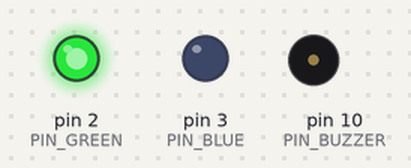
This sketch was run on a simulated Arduino Uno, built with avr-gcc and run on an emulated ATmega328P. Shown: output pins drawn as LEDs (lit = HIGH), buzzer (waves = sounding, pin HIGH). Pins used as bus, display or sensor lines are not drawn; what the sketch prints to the serial monitor is not drawn.

Above: at 3.8 s.
At 5.92 s:
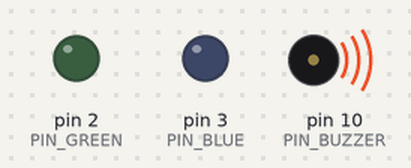
At 7.8 s:
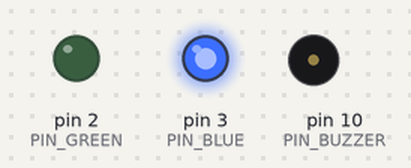
At 9.0 s:
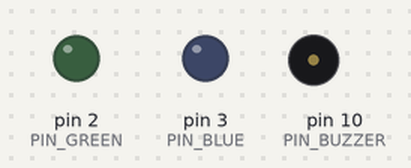
Timing chart, 0 to 11.9 s (numbered marks = the images above):
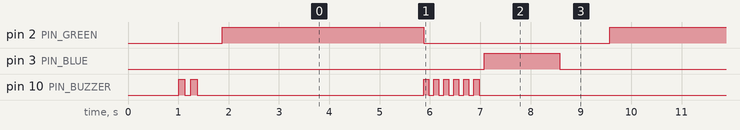

The sketch:

step3_alert_test.ino
```cpp
/*
 * ==============================================================================
 * CrowdPulse - STEP 3: RGB Alert LED & 2N2222 Buzzer Test
 * Target Board: ESP32-S3 WROOM (N16R8)
 *
 * Pin Assignments:
 *   - RGB LED Red      --> 220 Ohm Resistor --> ESP32 GPIO 1
 *   - RGB LED Green    --> 220 Ohm Resistor --> ESP32 GPIO 2
 *   - RGB LED Blue     --> 220 Ohm Resistor --> ESP32 GPIO 3
 *   - RGB LED Long Leg --> ESP32 GND
 *   - Buzzer Control   --> 1k Ohm Resistor  --> 2N2222 Base --> ESP32 GPIO 10
 * ==============================================================================
 */

#include <Arduino.h>

#define PIN_RED    1   // GPIO 1: Red channel
#define PIN_GREEN  2   // GPIO 2: Green channel
#define PIN_BLUE   3   // GPIO 3: Blue channel
#define PIN_BUZZER 10  // GPIO 10: 2N2222 Buzzer driver

const bool COMMON_ANODE = false; // false = Common Cathode (GND on long pin)

void setColor(bool r, bool g, bool b) {
  digitalWrite(PIN_RED,   COMMON_ANODE ? !r : r);
  digitalWrite(PIN_GREEN, COMMON_ANODE ? !g : g);
  digitalWrite(PIN_BLUE,  COMMON_ANODE ? !b : b);
}

void beep(int ms) {
  digitalWrite(PIN_BUZZER, HIGH);
  delay(ms);
  digitalWrite(PIN_BUZZER, LOW);
}

void setup() {
  Serial.begin(115200);
  delay(1000);

  pinMode(PIN_RED, OUTPUT);
  pinMode(PIN_GREEN, OUTPUT);
  pinMode(PIN_BLUE, OUTPUT);
  pinMode(PIN_BUZZER, OUTPUT);

  setColor(false, false, false);
  digitalWrite(PIN_BUZZER, LOW);

  Serial.println("\n=======================================================");
  Serial.println("  CrowdPulse - STEP 3: Alert Actuator Test");
  Serial.println("=======================================================");

  // 1. Immediate Startup Buzzer Test (Two short chirps)
  Serial.println("🔊 Testing Buzzer: Chirp 1...");
  beep(120);
  delay(120);
  Serial.println("🔊 Testing Buzzer: Chirp 2...");
  beep(120);
  delay(500);

  Serial.println("✅ Startup Chirps Complete! Starting Alert Cycles...\n");
}

void loop() {
  // 1. SAFE / NORMAL -> GREEN
  Serial.println("🟢 GREEN : Crowd Flow Normal (Safe, Calm)");
  setColor(false, true, false);
  delay(2000);

  // 2. CAUTION / ELEVATED -> YELLOW (Red + Green)
  Serial.println("🟡 YELLOW: Crowd Density Elevated (Caution)");
  setColor(true, true, false);
  delay(2000);

  // 3. CRITICAL SURGE / STAMPEDE HAZARD -> RED (Fast Strobe + Rapid Beeps)
  Serial.println("🚨 RED   : CRITICAL SURGE ALARM! (Rapid Strobe + Beeps)");
  for (int i = 0; i < 6; i++) {
    setColor(true, false, false);
    digitalWrite(PIN_BUZZER, HIGH);
    delay(100);
    setColor(false, false, false);
    digitalWrite(PIN_BUZZER, LOW);
    delay(100);
  }

  // 4. SYSTEM / CONNECTING -> BLUE
  Serial.println("🔵 BLUE  : Network Sync Pulse");
  setColor(false, false, true);
  delay(1500);

  // Brief pause before next cycle
  setColor(false, false, false);
  delay(1000);
}
```

Measured:
- by itself, pin 2 (PIN_GREEN): alternates HIGH for 4.0 s and LOW for 3.7 s
- by itself, pin 3 (PIN_BLUE): alternates HIGH for 1.5 s and LOW for 6.2 s
- by itself, pin 10 (PIN_BUZZER): HIGH → LOW at 1.1 s, → HIGH 0.12 s later, → LOW 0.12 s later, → HIGH 4.5 s later, … (204 changes in this stretch)
